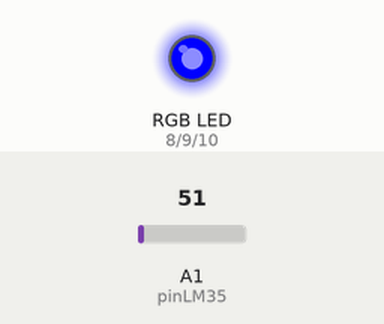
Recording of a sketch running on a simulated Arduino Uno, built with avr-gcc and run on an emulated ATmega328P. Parts: an RGB LED mixed from three pins (HIGH = lit). The inputs (shaded band) are chosen by the test bench; at power-on: A1 (pinLM35) = 51.

Above: at 1.2 s.
1.3 s: A1 (pinLM35) set to 56
At 2.5 s:
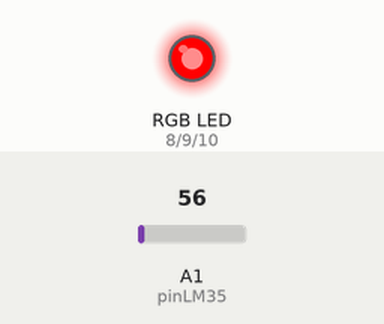
2.8 s: A1 (pinLM35) set to 71
At 3.8 s:
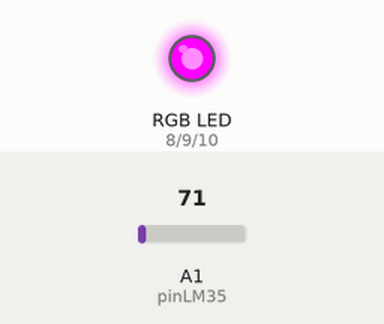
4.3 s: A1 (pinLM35) set to 61
At 4.9 s:
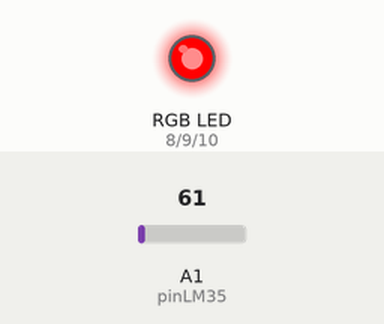
5.8 s: A1 (pinLM35) set to 86
At 7.2 s:
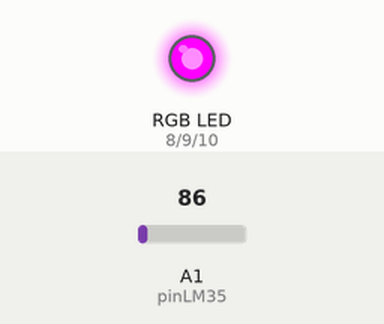
Timing chart, 0 to 8.3 s (numbered marks = the images above; inputs shaded):
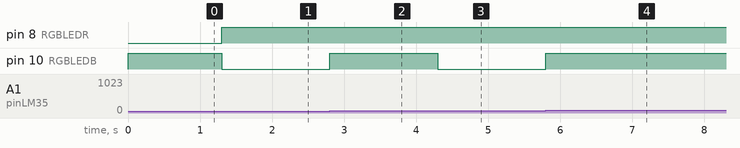

The sketch:

sketch_oct12a.ino
```cpp
const int pinLM35 = 1;
const int RGBLEDR = 8;
const int RGBLEDG = 9;
const int RGBLEDB = 10;

int val = 0;

void setup() {
  // put your setup code here, to run once:
  pinMode(RGBLEDR, OUTPUT);
  pinMode(RGBLEDG, OUTPUT);
  pinMode(RGBLEDB, OUTPUT);

}

void loop() {
  // put your main code here, to run repeatedly:
  val = analogRead(pinLM35);

  if((val*5*100/1024.0)>25){
    digitalWrite(RGBLEDR, HIGH);
    digitalWrite(RGBLEDG, LOW);
    digitalWrite(RGBLEDB, LOW);
  }
  else
     digitalWrite(RGBLEDB, HIGH);


}
```

Measured:
- the behaviour switches between 51 and 52 on A1 (pinLM35) (found by bisection; images 0 and 1)
- after the input at 1.3 s, pin 8 (RGBLEDR): LOW → HIGH at once; pin 10 (RGBLEDB): HIGH → LOW at once
- after the input at 2.8 s, pin 10 (RGBLEDB): LOW → HIGH at once
- after the input at 4.3 s, pin 10 (RGBLEDB): HIGH → LOW at once
- after the input at 5.8 s, pin 10 (RGBLEDB): LOW → HIGH at once
